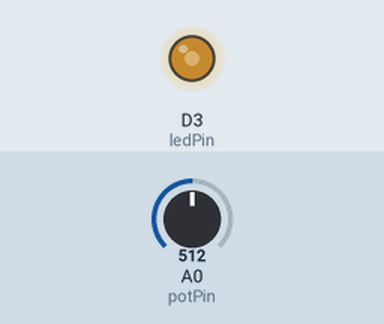
The sketch below on a simulated ESP8266 (NodeMCU). Parts: output pins drawn as LEDs (lit = HIGH). Inputs (shaded band) come from the test bench; at power-on: A0 (potPin) = 512.

Above: at 1.2 s.
1.3 s: A0 (potPin) set to 716
At 2.2 s:
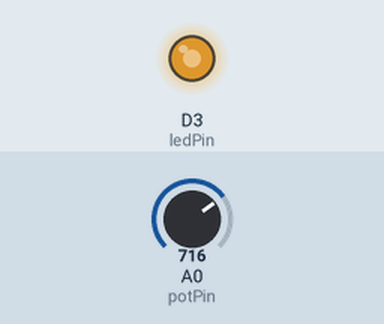
2.8 s: A0 (potPin) set to 900
At 3.4 s:
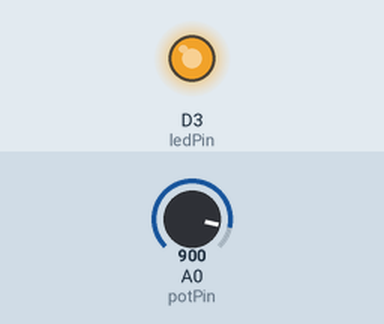
4.3 s: A0 (potPin) set to 122
At 5.5 s:
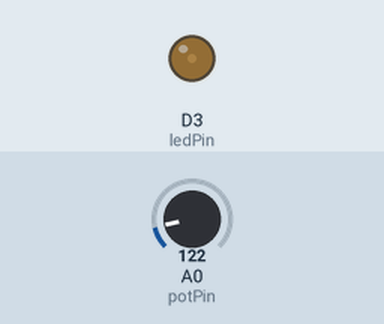
5.8 s: A0 (potPin) set to 0
At 6.9 s:
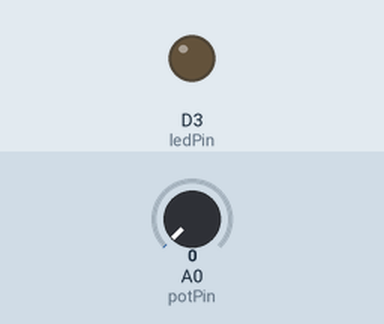
7.3 s: A0 (potPin) set to 511
At 8.0 s:
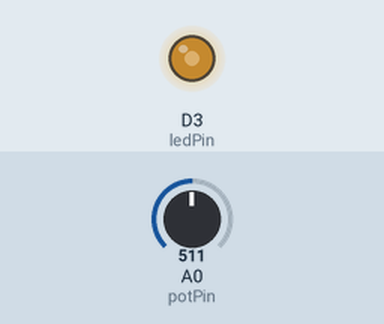
Timing chart, 0 to 9.8 s (numbered marks = the images above; inputs shaded):
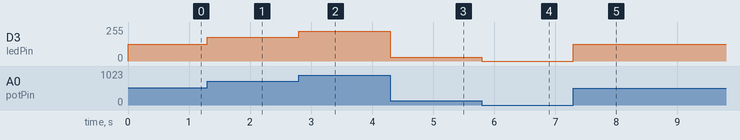

The sketch:

pot.ino
```cpp
const int potPin = A0;
const int ledPin = D3;
int val = 0;
void setup() {
  Serial.begin(9600);
  pinMode(potPin, INPUT);
  pinMode(ledPin, OUTPUT);
}

void loop() {
  val = analogRead(potPin);
  if (val < 10) {
    analogWrite(ledPin, 0);
  } else if (val > 950) {
    analogWrite(ledPin, 1023);
  } else {
    analogWrite(ledPin, val);
  }
}
```

Measured:
- after the input at 1.3 s, D3 (ledPin): 127/255 → 178/255 at once
- after the input at 2.8 s, D3 (ledPin): 178/255 → 224/255 at once
- after the input at 4.3 s, D3 (ledPin): 224/255 → 30/255 at once
- after the input at 5.8 s, D3 (ledPin): 30/255 → 0/255 at once
- after the input at 7.3 s, D3 (ledPin): 0/255 → 127/255 at once
